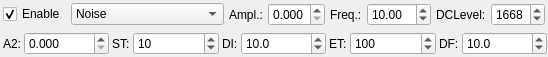
<?xml version="1.0" encoding="UTF-8"?>
<ui version="4.0">
 <class>GeneratorPanel</class>
 <widget class="QWidget" name="GeneratorPanel">
  <property name="geometry">
   <rect>
    <x>0</x>
    <y>0</y>
    <width>548</width>
    <height>55</height>
   </rect>
  </property>
  <property name="windowTitle">
   <string>Form</string>
  </property>
  <layout class="QVBoxLayout" name="verticalLayout">
   <property name="spacing">
    <number>3</number>
   </property>
   <property name="leftMargin">
    <number>1</number>
   </property>
   <property name="topMargin">
    <number>1</number>
   </property>
   <property name="rightMargin">
    <number>1</number>
   </property>
   <property name="bottomMargin">
    <number>1</number>
   </property>
   <item>
    <widget class="QFrame" name="frame_4">
     <property name="sizePolicy">
      <sizepolicy hsizetype="Preferred" vsizetype="Preferred">
       <horstretch>0</horstretch>
       <verstretch>0</verstretch>
      </sizepolicy>
     </property>
     <property name="frameShape">
      <enum>QFrame::NoFrame</enum>
     </property>
     <property name="frameShadow">
      <enum>QFrame::Plain</enum>
     </property>
     <property name="lineWidth">
      <number>0</number>
     </property>
     <layout class="QHBoxLayout" name="horizontalLayout_6">
      <property name="spacing">
       <number>5</number>
      </property>
      <property name="leftMargin">
       <number>2</number>
      </property>
      <property name="topMargin">
       <number>2</number>
      </property>
      <property name="rightMargin">
       <number>2</number>
      </property>
      <property name="bottomMargin">
       <number>2</number>
      </property>
      <item>
       <widget class="QCheckBox" name="checkEnable">
        <property name="sizePolicy">
         <sizepolicy hsizetype="Fixed" vsizetype="Fixed">
          <horstretch>0</horstretch>
          <verstretch>0</verstretch>
         </sizepolicy>
        </property>
        <property name="text">
         <string>Enable</string>
        </property>
        <property name="checkable">
         <bool>true</bool>
        </property>
        <property name="checked">
         <bool>true</bool>
        </property>
       </widget>
      </item>
      <item>
       <widget class="QComboBox" name="comboType">
        <property name="sizePolicy">
         <sizepolicy hsizetype="Expanding" vsizetype="Fixed">
          <horstretch>0</horstretch>
          <verstretch>0</verstretch>
         </sizepolicy>
        </property>
        <property name="currentIndex">
         <number>0</number>
        </property>
        <item>
         <property name="text">
          <string>Noise</string>
         </property>
        </item>
        <item>
         <property name="text">
          <string>Harmonic</string>
         </property>
        </item>
        <item>
         <property name="text">
          <string>Chirp</string>
         </property>
        </item>
        <item>
         <property name="text">
          <string>Step</string>
         </property>
        </item>
        <item>
         <property name="text">
          <string>Square</string>
         </property>
        </item>
       </widget>
      </item>
      <item>
       <widget class="QLabel" name="label_2">
        <property name="sizePolicy">
         <sizepolicy hsizetype="Fixed" vsizetype="Preferred">
          <horstretch>0</horstretch>
          <verstretch>0</verstretch>
         </sizepolicy>
        </property>
        <property name="text">
         <string>Ampl.:</string>
        </property>
       </widget>
      </item>
      <item>
       <widget class="QDoubleSpinBox" name="spinAmpl">
        <property name="sizePolicy">
         <sizepolicy hsizetype="Preferred" vsizetype="Fixed">
          <horstretch>0</horstretch>
          <verstretch>0</verstretch>
         </sizepolicy>
        </property>
        <property name="decimals">
         <number>3</number>
        </property>
        <property name="maximum">
         <double>1.000000000000000</double>
        </property>
        <property name="singleStep">
         <double>0.100000000000000</double>
        </property>
        <property name="value">
         <double>0.000000000000000</double>
        </property>
       </widget>
      </item>
      <item>
       <widget class="QLabel" name="label_3">
        <property name="sizePolicy">
         <sizepolicy hsizetype="Fixed" vsizetype="Preferred">
          <horstretch>0</horstretch>
          <verstretch>0</verstretch>
         </sizepolicy>
        </property>
        <property name="text">
         <string>Freq.:</string>
        </property>
       </widget>
      </item>
      <item>
       <widget class="QDoubleSpinBox" name="spinFreq">
        <property name="sizePolicy">
         <sizepolicy hsizetype="Preferred" vsizetype="Fixed">
          <horstretch>0</horstretch>
          <verstretch>0</verstretch>
         </sizepolicy>
        </property>
        <property name="maximum">
         <double>125.000000000000000</double>
        </property>
        <property name="singleStep">
         <double>0.100000000000000</double>
        </property>
        <property name="value">
         <double>10.000000000000000</double>
        </property>
       </widget>
      </item>
      <item>
       <widget class="QLabel" name="label">
        <property name="text">
         <string>DCLevel:</string>
        </property>
       </widget>
      </item>
      <item>
       <widget class="QSpinBox" name="spinDCLevel">
        <property name="toolTip">
         <string>Use to avoid overfitting. Regular values are 2048 for outputs 1 and 2 and 128 for outputs 3 and 4.</string>
        </property>
        <property name="locale">
         <locale language="English" country="UnitedStates"/>
        </property>
        <property name="maximum">
         <number>2048</number>
        </property>
        <property name="value">
         <number>1668</number>
        </property>
       </widget>
      </item>
     </layout>
    </widget>
   </item>
   <item>
    <widget class="QFrame" name="extrasCanal1">
     <property name="sizePolicy">
      <sizepolicy hsizetype="Preferred" vsizetype="Preferred">
       <horstretch>0</horstretch>
       <verstretch>0</verstretch>
      </sizepolicy>
     </property>
     <property name="minimumSize">
      <size>
       <width>0</width>
       <height>0</height>
      </size>
     </property>
     <property name="autoFillBackground">
      <bool>false</bool>
     </property>
     <property name="styleSheet">
      <string notr="true"/>
     </property>
     <property name="frameShape">
      <enum>QFrame::NoFrame</enum>
     </property>
     <property name="frameShadow">
      <enum>QFrame::Plain</enum>
     </property>
     <property name="lineWidth">
      <number>0</number>
     </property>
     <layout class="QHBoxLayout" name="horizontalLayout_2">
      <property name="spacing">
       <number>3</number>
      </property>
      <property name="leftMargin">
       <number>2</number>
      </property>
      <property name="topMargin">
       <number>1</number>
      </property>
      <property name="rightMargin">
       <number>0</number>
      </property>
      <property name="bottomMargin">
       <number>1</number>
      </property>
      <item>
       <widget class="QLabel" name="label_26">
        <property name="sizePolicy">
         <sizepolicy hsizetype="Fixed" vsizetype="Minimum">
          <horstretch>0</horstretch>
          <verstretch>0</verstretch>
         </sizepolicy>
        </property>
        <property name="text">
         <string>A2:</string>
        </property>
       </widget>
      </item>
      <item>
       <widget class="QDoubleSpinBox" name="chirpA2">
        <property name="decimals">
         <number>3</number>
        </property>
        <property name="maximum">
         <double>1.000000000000000</double>
        </property>
        <property name="singleStep">
         <double>0.100000000000000</double>
        </property>
       </widget>
      </item>
      <item>
       <widget class="QLabel" name="label_19">
        <property name="sizePolicy">
         <sizepolicy hsizetype="Fixed" vsizetype="Preferred">
          <horstretch>0</horstretch>
          <verstretch>0</verstretch>
         </sizepolicy>
        </property>
        <property name="text">
         <string>ST:</string>
        </property>
       </widget>
      </item>
      <item>
       <widget class="QSpinBox" name="chirpTinicio">
        <property name="maximum">
         <number>255</number>
        </property>
        <property name="value">
         <number>10</number>
        </property>
       </widget>
      </item>
      <item>
       <widget class="QLabel" name="label_18">
        <property name="sizePolicy">
         <sizepolicy hsizetype="Fixed" vsizetype="Preferred">
          <horstretch>0</horstretch>
          <verstretch>0</verstretch>
         </sizepolicy>
        </property>
        <property name="text">
         <string>DI:</string>
        </property>
       </widget>
      </item>
      <item>
       <widget class="QDoubleSpinBox" name="chirpDeltaI">
        <property name="decimals">
         <number>1</number>
        </property>
        <property name="minimum">
         <double>0.100000000000000</double>
        </property>
        <property name="maximum">
         <double>25.500000000000000</double>
        </property>
        <property name="singleStep">
         <double>1.000000000000000</double>
        </property>
        <property name="value">
         <double>10.000000000000000</double>
        </property>
       </widget>
      </item>
      <item>
       <widget class="QLabel" name="label_20">
        <property name="sizePolicy">
         <sizepolicy hsizetype="Fixed" vsizetype="Preferred">
          <horstretch>0</horstretch>
          <verstretch>0</verstretch>
         </sizepolicy>
        </property>
        <property name="text">
         <string>ET:</string>
        </property>
       </widget>
      </item>
      <item>
       <widget class="QSpinBox" name="chirpTfim">
        <property name="maximum">
         <number>255</number>
        </property>
        <property name="value">
         <number>100</number>
        </property>
       </widget>
      </item>
      <item>
       <widget class="QLabel" name="label_25">
        <property name="sizePolicy">
         <sizepolicy hsizetype="Fixed" vsizetype="Preferred">
          <horstretch>0</horstretch>
          <verstretch>0</verstretch>
         </sizepolicy>
        </property>
        <property name="text">
         <string>DF:</string>
        </property>
       </widget>
      </item>
      <item>
       <widget class="QDoubleSpinBox" name="chirpDeltaF">
        <property name="decimals">
         <number>1</number>
        </property>
        <property name="minimum">
         <double>0.100000000000000</double>
        </property>
        <property name="maximum">
         <double>25.500000000000000</double>
        </property>
        <property name="value">
         <double>10.000000000000000</double>
        </property>
       </widget>
      </item>
     </layout>
    </widget>
   </item>
  </layout>
 </widget>
 <resources/>
 <connections/>
</ui>
